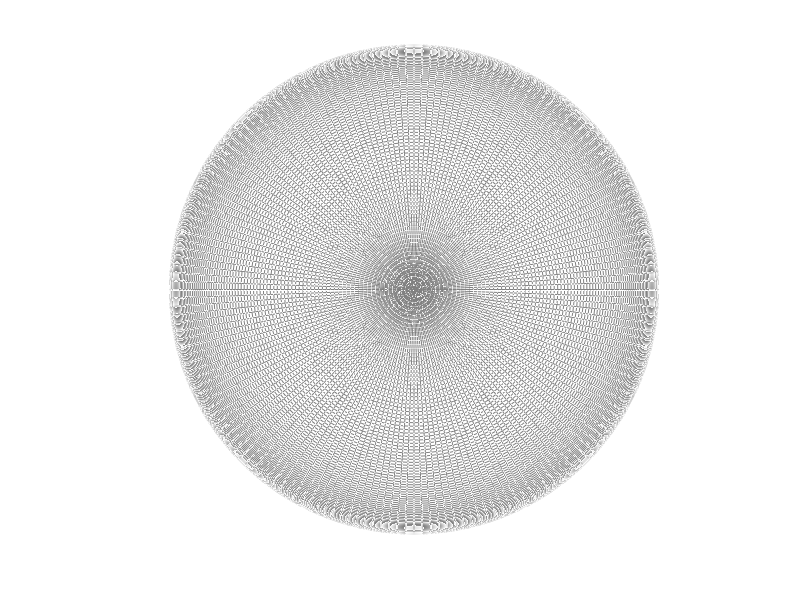

Source code (MATLAB): (Note: this script raises an error after producing the figure.)
%% Earth's Relative Motion about Ceres

close all
clear all

 image_file = 'http://upload.wikimedia.org/wikipedia/commons/thumb/c/cd/Land_ocean_ice_2048.jpg/1024px-Land_ocean_ice_2048.jpg';
  set(gca, 'NextPlot','add', 'Visible','off');
  
  axis equal;
  axis auto;
  axis vis3d;
  hold on;
  
  Re = 6378.14; % equatorial radius (km)
  [x, y, z] = ellipsoid(0, 0, 0, Re, Re, Re, 180);
  globe = surf(x, y, -z, 'FaceColor', 'none', 'EdgeColor', 0.5*[1 1 1]);
  
  cdata = imread(image_file);
  set(globe, 'FaceColor', 'texturemap', 'CData', cdata, 'FaceAlpha', 1, 'EdgeColor', 'none');

   image_file2 = 'https://en.wikipedia.org/wiki/Ceres_(dwarf_planet)#/media/File:Ceres_-_RC3_-_Haulani_Crater_(22381131691)_(cropped).jpg';
  set(gca, 'NextPlot','add', 'Visible','off');
  
  axis equal;
  axis auto;
  axis vis3d;
  hold on;
  
  Rc = 469.73; % equatorial radius (km)
  [x, y, z] = ellipsoid(0, 0, 0, Rc, Rc, Rc, 180);
  globe = surf(x, y, -z, 'FaceColor', 'none', 'EdgeColor', 0.5*[1 1 1]);
  
  cdata = imread(image_file2);
  set(globe, 'FaceColor', 'texturemap', 'CData', cdata, 'FaceAlpha', 1, 'EdgeColor', 'none');